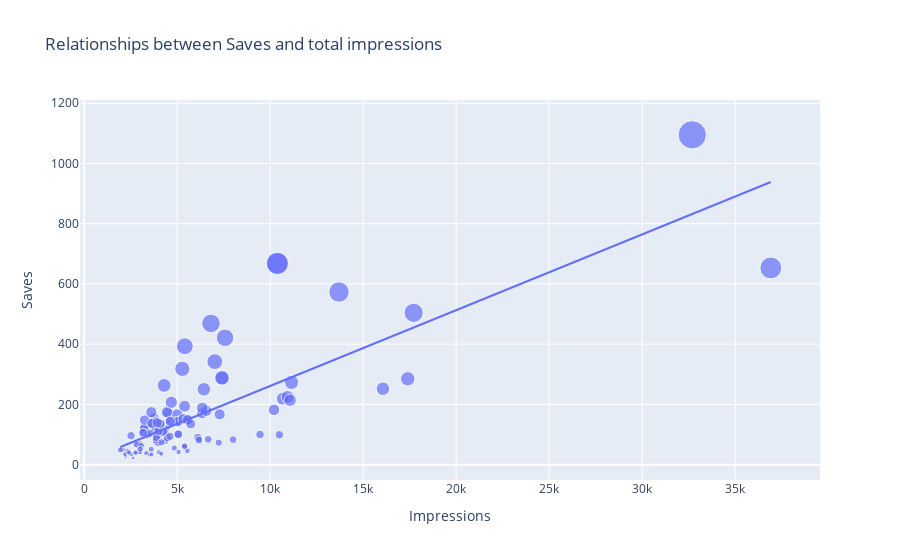

Write notebook code for a chart like this one.
### Code cell
figure = px.scatter(data_frame=data, x="Impressions", y="Saves", 
                    size="Saves", trendline="ols", title="Relationships between Saves and total impressions")
figure.show()
